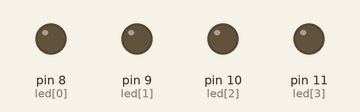
The sketch below on a simulated Arduino Uno, built with avr-gcc and run on an emulated ATmega328P. Shown: output pins drawn as LEDs (lit = HIGH).

Above: at 0.15 s.
At 1.05 s:
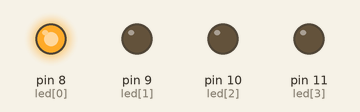
At 1.96 s:
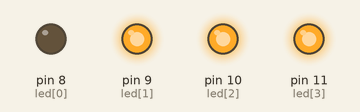
At 6.8 s:
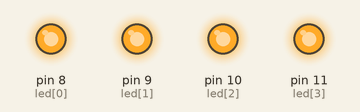
At 13.45 s:
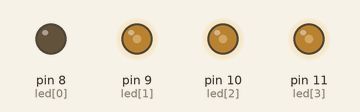
Timing chart, 0 to 13.4 s (numbered marks = the images above):
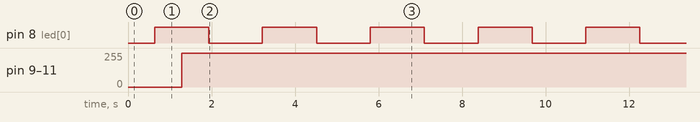

Measured:
- by itself, pin 8 (led[0]): alternates HIGH for 1.3 s and LOW for 1.3 s
- by itself, pin 9 (led[1]), pin 10 (led[2]), pin 11 (led[3]): 0/255 → 255/255 at 1.3 s

The sketch:

6_FourLED_pwm.ino
```cpp
int led[4]={8,9,10,11};
int brightness = 0, increment = 1;

void setup()
{
  for(int i=0; i<4; i++)
    pinMode(led[i], OUTPUT); // 디폴트는 입력
}

void loop()
{
  if(brightness > 255)
    increment = -1; // 255에 도달하면 감소 방향
  else if(brightness < 1)
    increment = 1; // 0으로 떨어지면 증가방향

  brightness += increment; // 밝기 변화
  for(int i=0; i<4; i++)
    analogWrite(led[i], brightness); // 밝기 출력
  delay(5);
}
```
